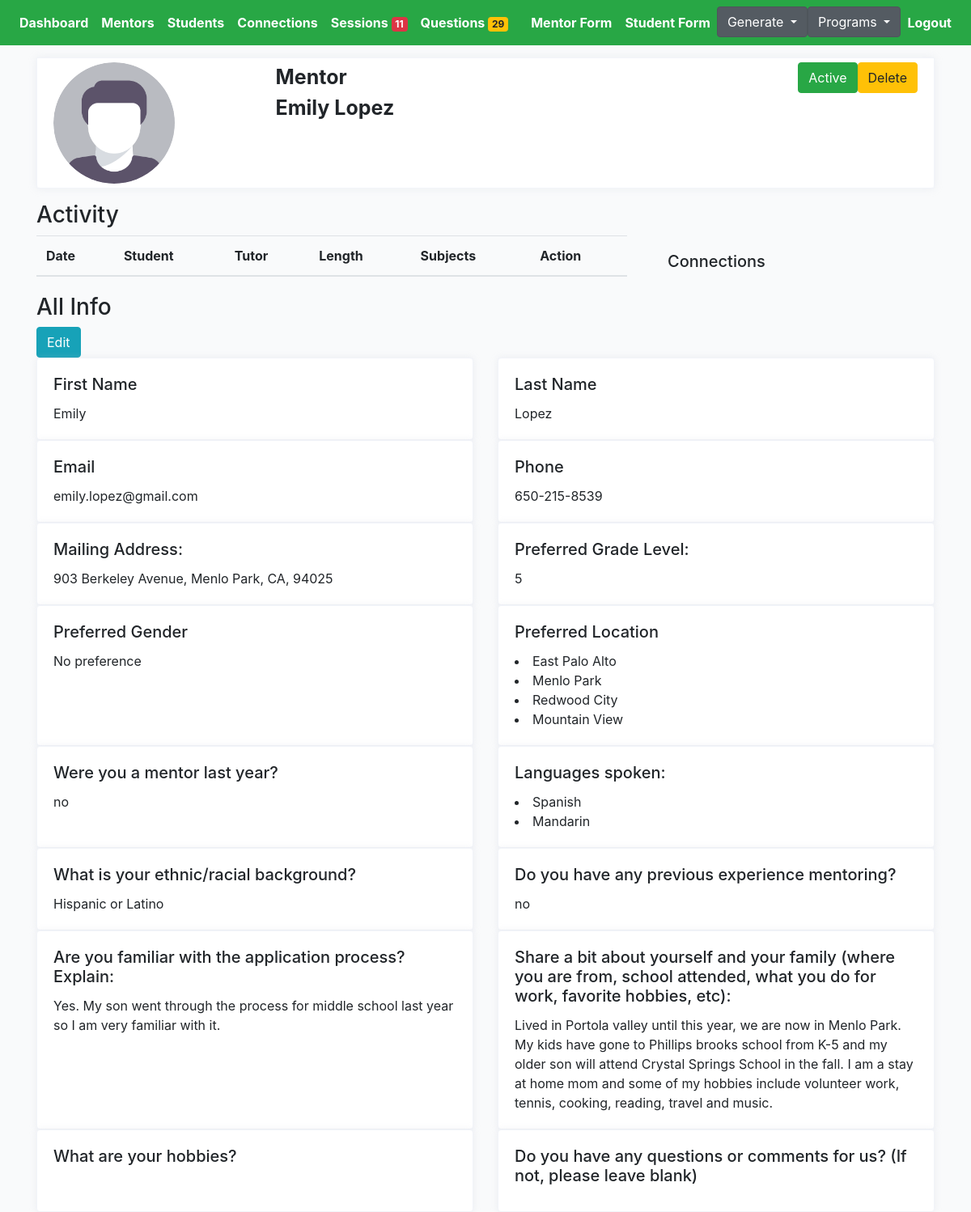
Screenshot of /choice/emily-lopez/mentor-profile-detail (signed in) with the database file from the repository.
### cprofiles/models.py (models this page shows, shortened)
class Mentor(models.Model):
    avatar = models.ImageField(default='avatar.png', upload_to='avatars/')
    first_name = models.CharField(max_length=200, blank=True)
    last_name = models.CharField(max_length=200, blank=True)
    email = models.EmailField(max_length=200, blank=True)
    phone = models.CharField(max_length=200, blank=True)
    address = models.CharField(max_length=200, blank=True)
    prefer_grade = models.CharField(max_length=200, choices=MENTOR_GRADE_CHOICES)
    prefer_gender = models.CharField(max_length=200, choices=GENDER_CHOICES)
    prefer_location = models.ManyToManyField(Preferlocation, blank=True, related_name='prefer_location')
    mentor_last_year = models.CharField(null=True, blank=True, max_length=200, choices=YES_NO)
    language = models.ManyToManyField(Mentorlanguage, blank=True, related_name='mentor_language')
    experience = models.CharField(null=True, blank=True, max_length=200, choices=YES_NO)
    familiar = models.TextField(null=True, blank=True, max_length=1000)
    share = models.TextField(null=True, blank=True, max_length=1000)
    hobby = models.TextField(null=True, blank=True, max_length=1000)
    question = models.TextField(null=True, blank=True, max_length=1000)
    friends = models.ManyToManyField(Student, blank=True, related_name='mentors')
    updated = models.DateTimeField(auto_now=True)
    created = models.DateTimeField(auto_now_add=True)
    slug = models.SlugField(unique=True, blank=True)
    flag = models.BooleanField(default=False)
    ethnic = models.CharField(null=True, blank=True, max_length=200, choices=ETHNIC_CHOICES)
    status = models.CharField(null=True, blank=True, max_length=200, choices=PROFILE_STATUS, default='active')
    def get_languages(self):
        return self.language.all()
    def get_locations(self):
        return self.prefer_location.all()
    def get_mentor_connections(self):
        return self.mentor.filter()
    __initial_first_name = None
    __initial_last_name = None
    def __init__(self, *args, **kwargs):
        super().__init__(*args, **kwargs)
        self.__initial_first_name = self.first_name
        self.__initial_last_name = self.last_name

class Preferlocation(models.Model):
    name = models.CharField(max_length=200, blank=True)
    def __str__(self):
        return self.name

class Mentorlanguage(models.Model):
    name = models.CharField(max_length=200, blank=True)
    def __str__(self):
        return self.name

### cprofiles/views.py (the view)
# urls.py: path('<slug>/mentor-profile-detail', MentorDetailView.as_view(), name='mentor-profiles-detail'),
@method_decorator(login_required, name='dispatch')
@method_decorator(allowed_users(allowed_roles=['choice', 'admin']), name='dispatch')
class MentorDetailView(DetailView):
    model = Mentor
    template_name = 'choice/mentor-detail.html'
    def get_object(self):
        slug = self.kwargs.get('slug')
        mentor = Mentor.objects.get(slug=slug)
        return mentor
    def get_context_data(self, **kwargs):
        context = super().get_context_data(**kwargs)
        slug = self.kwargs.get('slug')
        mentor = Mentor.objects.get(slug=slug)
        sessions = Session.objects.filter(submit_status=True).filter(connection__mentor=mentor)
        sessions_ = []
        for item in sessions:
            sessions_.append(item)
        context["sessions"] = sessions_
        return context

### cprofiles/context_processors.py (called while the page is built)
def choice_question(request):
    if(request.user.id):
        choice_unanswered_question_num = Question.objects.filter(status="UNANSWERED").count()
        choice_session_flag_num = Session.objects.filter(flag=True).count()
        return {
            'choice_unanswered_question_num' : choice_unanswered_question_num,
            'choice_session_flag_num' : choice_session_flag_num
        }
    return {}

### middleschool/context_processors.py (called while the page is built)
def middle_school_question(request):
    if(request.user.id):
        middle_school_unanswered_question_num = Question.objects.filter(status="UNANSWERED").count()
        middle_school_session_flag_num = Session.objects.filter(flag=True).count()
        return {
            'middle_school_unanswered_question_num' : middle_school_unanswered_question_num,
            'middle_school_session_flag_num' : middle_school_session_flag_num
        }
    return {}

### mprofiles/context_processors.py (called while the page is built)
def mentor_question(request):
    if(request.user.id):
        mentor_unanswered_question_num = Question.objects.filter(status="UNANSWERED").count()
        mentor_session_flag_num = Session.objects.filter(flag=True).count()
        return {
            'mentor_unanswered_question_num' : mentor_unanswered_question_num,
            'mentor_session_flag_num' : mentor_session_flag_num
        }
    return {}

### profiles/context_processors.py (called while the page is built)
def high_school_question(request):
    if(request.user.id):
        high_school_unanswered_question_num = Question.objects.filter(status="UNANSWERED").count()
        high_school_session_flag_num = Session.objects.filter(flag=True).count()
        return {
            'high_school_unanswered_question_num' : high_school_unanswered_question_num,
            'high_school_session_flag_num' : high_school_session_flag_num
        }
    return {}

### templates/choice/mentor-detail.html (shortened to what this page needs)
{% extends 'cbase.html' %}
{% load static %}
{% block stylesheet %}{% static '/css/profile.css' %}{% endblock %}
{% block content %}
<div class="profile-page tx-13">
    <div class="row">
        <div class="col-12 grid-margin">
            <div class="profile-header">
                <div class="header-links">
                    <div class="container header">
                        <div class="row">
                            <div class="col-3 name-btn">
                                <img class="profile-pic" src="{{mentor.avatar.url}}" alt="profile">
                            </div>
                            <div class="col-3">
                                <div style="font-size:25px; font-weight:bold" class="profile-name">
                                    Mentor</div>
                                <div style="font-size:25px; font-weight:bold" class="profile-name">
                                    {{mentor.first_name}}
                                    {{mentor.last_name}}</div>
                            </div>
                           <div class="col-3">
                            </div>
                            <div class="col-3">
                                <a href="{% url 'cprofiles:mentor-profile-delete' mentor.id %}"><button type="submit" class="btn btn-warning pull-right">Delete</button></a>
                                <form action="{% url 'cprofiles:change-status-mentor' %}" method="POST" class='status-form' id='{{mentor.id}}'>
                                        <div class='status-button'>
                                        {% if mentor.status == 'active' %}
                                        <button type="submit" class="btn btn-success pull-right">Active</button>
                                        {% else %}
                                        <button type="submit" class="btn btn-danger pull-right">Deactivated</button>
                                        {% endif %}
                                        </div>
                                </form>
                            </div>
                        </div>
                    </div>
                </div>
            </div>
        </div>
    </div>
</div>
<h3>Activity</h3>
<div class="row">
    <div class="col-8 table-responsive-lg">
        <table class="table">
            <thead>
                <tr>
                    <th scope="col">Date</th>
                    <th scope="col">Student</th>
                    <th scope="col">Tutor</th>
                    <th scope="col">Length</th>
                    <th scope="col">Subjects</th>
                    <th scope="col">Action</th>
                </tr>
            </thead>
        </table>
    </div>
    <div class="col-4">
        <div class="card-body">
            <h5>Connections</h5>
        </div>
    </div>
</div>
<h3>All Info</h3>
<a href="{% url 'cprofiles:mentor-update-profile' mentor.slug %}"><button type="submit"
        class="btn btn-info">Edit</button></a>
<div class="row">
    <div class="col-sm-6">
        <div class="card h-100">
            <div class="card-body">
                <h5 class="card-title">First Name</h5>
                <p class="card-text">{{mentor.first_name}}</p>
            </div>
        </div>
    </div>
    <div class="col-sm-6">
        <div class="card h-100">
            <div class="card-body">
                <h5 class="card-title">Last Name</h5>
                <p class="card-text">{{mentor.last_name}}</p>
            </div>
        </div>
    </div>
</div>
<div class="row">
    <div class="col-sm-6">
        <div class="card h-100">
            <div class="card-body">
                <h5 class="card-title">Email</h5>
                <p class="card-text">{{mentor.email}}</p>
            </div>
        </div>
    </div>
    <div class="col-sm-6">
        <div class="card h-100">
            <div class="card-body">
                <h5 class="card-title">Phone</h5>
                <p class="card-text">{{mentor.phone}}</p>
            </div>
        </div>
    </div>
</div>
<div class="row">
    <div class="col-sm-6">
        <div class="card h-100">
            <div class="card-body">
                <h5 class="card-title">Mailing Address:</h5>
                <p class="card-text">{{mentor.address}}</p>
            </div>
        </div>
    </div>
    <div class="col-sm-6">
        <div class="card h-100">
            <div class="card-body">
                <h5 class="card-title">Preferred Grade Level:</h5>
                <p class="card-text">{{mentor.prefer_grade}}</p>
            </div>
        </div>
    </div>
</div>
<div class="row">
    <div class="col-sm-6">
        <div class="card h-100">
            <div class="card-body">
                <h5 class="card-title">Preferred Gender</h5>
                <p class="card-text">{{mentor.prefer_gender}}</p>
            </div>
        </div>
    </div>
    <div class="col-sm-6">
        <div class="card h-100">
            <div class="card-body">
                <h5 class="card-title">Preferred Location</h5>
                {% for location in mentor.get_locations %}
                <li>{{location}}</li>
                {% endfor %}
            </div>
        </div>
    </div>
</div>
<div class="row">
    <div class="col-sm-6">
        <div class="card h-100">
            <div class="card-body">
                <h5 class="card-title">Were you a mentor last year?</h5>
                <p class="card-text">{{mentor.mentor_last_year}}</p>
            </div>
        </div>
    </div>
    <div class="col-sm-6">
        <div class="card h-100">
            <div class="card-body">
                <h5 class="card-title">Languages spoken:</h5>
                {% for language in mentor.get_languages %}
                <li>{{language}}</li>
                {% endfor %}
            </div>
        </div>
    </div>
</div>
<div class="row">
    <div class="col-sm-6">
        <div class="card h-100">
            <div class="card-body">
                <h5 class="card-title">What is your ethnic/racial background?</h5>
                <p class="card-text">{{mentor.ethnic}}</p>
            </div>
        </div>
    </div>
    <div class="col-sm-6">
        <div class="card h-100">
            <div class="card-body">
                <h5 class="card-title">Do you have any previous experience mentoring?</h5>
                <p class="card-text">{{mentor.experience}}</p>
            </div>
        </div>
    </div>
</div>
<div class="row">
    <div class="col-sm-6">
        <div class="card h-100">
            <div class="card-body">
                <h5 class="card-title">Are you familiar with the application process? Explain:</h5>
                <p class="card-text">{{mentor.familiar}}</p>
            </div>
        </div>
    </div>
    <div class="col-sm-6">
        <div class="card h-100">
            <div class="card-body">
                <h5 class="card-title">Share a bit about yourself and your family (where you are from, school attended, what you do for work, favorite hobbies, etc):</h5>
                <p class="card-text">{{mentor.share}}</p>
            </div>
        </div>
    </div>
</div>
<div class="row">
    <div class="col-sm-6">
        <div class="card h-100">
            <div class="card-body">
                <h5 class="card-title">What are your hobbies?</h5>
            </div>
        </div>
    </div>
    <div class="col-sm-6">
        <div class="card h-100">
            <div class="card-body">
                <h5 class="card-title">Do you have any questions or comments for us? (If not, please leave blank)</h5>
            </div>
        </div>
    </div>
</div>
{% endblock content %}

### core/static/css/base.css (style rules this page uses)
.container { width: 100%; padding-right: 15px; padding-left: 15px; margin-right: auto; margin-left: auto; margin-top: 55px; }
body { background:#FAFAFA; }

### core/static/css/profile.css (style rules this page uses)
body { background-color: #f9fafb; margin-top:0px; }
.profile-page .profile-header { box-shadow: 0 0 10px 0 rgba(183, 192, 206, 0.2); border: 1px solid #f2f4f9; }
.profile-page .profile-header .header-links { padding: 5px; display: -webkit-flex; display: flex; -webkit-justify-content: center; justify-content: center; background: #fff; border-radius: 0 0 .25rem .25rem; }
img { vertical-align: middle; border-style: none; }
.grid-margin { margin-bottom: 1rem; }
.card { box-shadow: 0 0 10px 0 rgba(183, 192, 206, 0.2); -webkit-box-shadow: 0 0 10px 0 rgba(183, 192, 206, 0.2); -moz-box-shadow: 0 0 10px 0 rgba(183, 192, 206, 0.2); -ms-box-shadow: 0 0 10px 0 rgba(183, 192, 206, 0.2); }
.card { position: relative; display: flex; flex-direction: column; min-width: 0; word-wrap: break-word; background-color: #fff; background-clip: border-box; border: 1px solid #f2f4f9; border-radius: 0.25rem; }
.name-btn { margin-right: auto; }
.profile-pic { border-radius: 50%; height: auto; width: 150px; }
.container .header { margin-top: 0px; }

### rows the page displays
Mentor: avatar (placeholder picture), first_name "Emily", last_name "Lopez", email "emily.lopez@gmail.com", phone "650-215-8539", address "903 Berkeley Avenue, Menlo Park, CA, 94025", prefer_grade "5", prefer_gender "No preference", mentor_last_year "no", ethnic "Hispanic or Latino", experience "no", familiar "Yes. My son went through the process for middle school last year so I am very familiar with it.", share "Lived in Portola valley until this year, we are now in Menlo Park. My kids have gone to Phillips brooks school from K-5 and my older son will attend Crystal Springs School in the fall. I am a stay at home mom and some of my hobbies include volunteer work, tennis, cooking, reading, travel and music."
Preferlocation: name "East Palo Alto"
Preferlocation: name "Menlo Park"
Preferlocation: name "Redwood City"
Preferlocation: name "Mountain View"
Mentorlanguage: name "Spanish"
Mentorlanguage: name "Mandarin"

### other values shown
{{ choice_session_flag_num }} "11"
{{ choice_unanswered_question_num }} "29"
